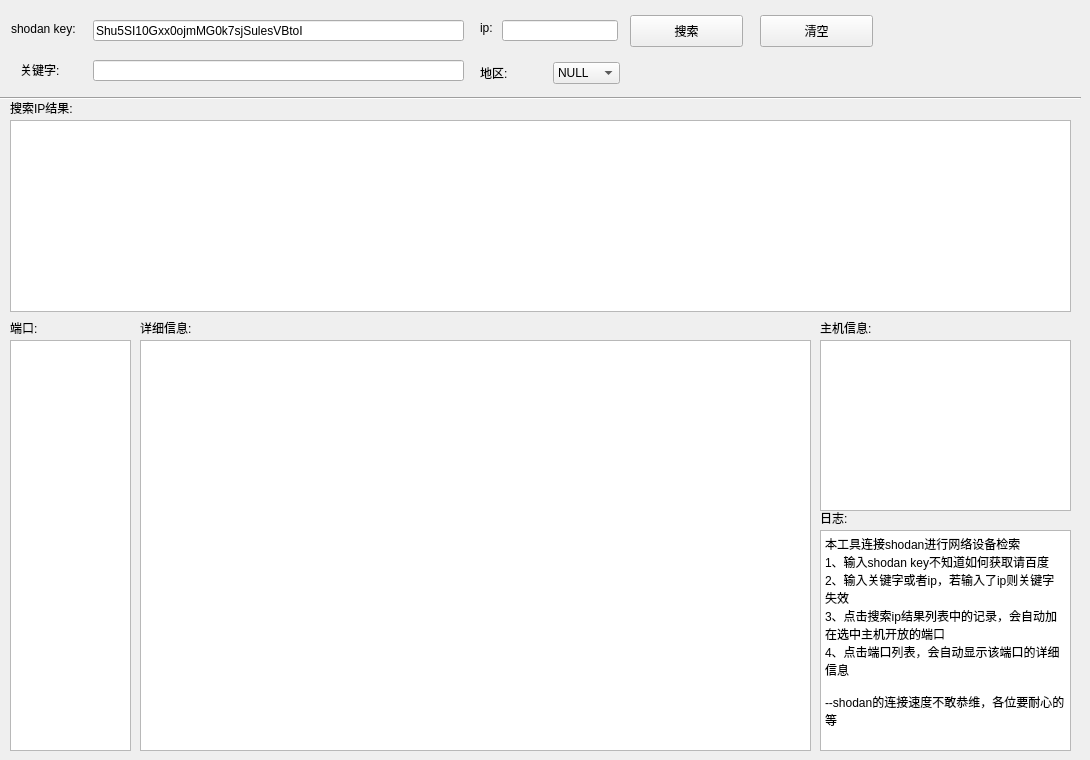
    <widget class="QWidget" name="tab_9">
     <attribute name="title">
      <string>shodan</string>
     </attribute>
     <widget class="QLabel" name="label_41">
      <property name="geometry">
       <rect>
        <x>11</x>
        <y>21</y>
        <width>74</width>
        <height>16</height>
       </rect>
      </property>
      <property name="text">
       <string>shodan key:</string>
      </property>
     </widget>
     <widget class="QLineEdit" name="lineEdit_shodan_key">
      <property name="enabled">
       <bool>true</bool>
      </property>
      <property name="geometry">
       <rect>
        <x>93</x>
        <y>20</y>
        <width>371</width>
        <height>21</height>
       </rect>
      </property>
      <property name="text">
       <string>Shu5SI10Gxx0ojmMG0k7sjSulesVBtoI</string>
      </property>
     </widget>
     <widget class="QLabel" name="label_42">
      <property name="geometry">
       <rect>
        <x>20</x>
        <y>60</y>
        <width>51</width>
        <height>20</height>
       </rect>
      </property>
      <property name="text">
       <string>关键字:</string>
      </property>
     </widget>
     <widget class="QLineEdit" name="lineEdit_shodan_keyword">
      <property name="geometry">
       <rect>
        <x>93</x>
        <y>60</y>
        <width>371</width>
        <height>21</height>
       </rect>
      </property>
     </widget>
     <widget class="QLabel" name="label_shodan_searchresult">
      <property name="geometry">
       <rect>
        <x>10</x>
        <y>100</y>
        <width>201</width>
        <height>16</height>
       </rect>
      </property>
      <property name="text">
       <string>搜索IP结果:</string>
      </property>
     </widget>
     <widget class="QTableView" name="tableView_shodan_searchresult">
      <property name="geometry">
       <rect>
        <x>10</x>
        <y>120</y>
        <width>1061</width>
        <height>192</height>
       </rect>
      </property>
      <property name="showGrid">
       <bool>true</bool>
      </property>
      <property name="gridStyle">
       <enum>Qt::SolidLine</enum>
      </property>
      <property name="sortingEnabled">
       <bool>false</bool>
      </property>
      <property name="wordWrap">
       <bool>true</bool>
      </property>
      <property name="cornerButtonEnabled">
       <bool>true</bool>
      </property>
      <attribute name="horizontalHeaderCascadingSectionResizes">
       <bool>false</bool>
      </attribute>
      <attribute name="horizontalHeaderHighlightSections">
       <bool>true</bool>
      </attribute>
      <attribute name="verticalHeaderShowSortIndicator" stdset="0">
       <bool>false</bool>
      </attribute>
     </widget>
     <widget class="QListWidget" name="listWidget_shodan_port">
      <property name="geometry">
       <rect>
        <x>10</x>
        <y>340</y>
        <width>121</width>
        <height>411</height>
       </rect>
      </property>
     </widget>
     <widget class="QLabel" name="label_44">
      <property name="geometry">
       <rect>
        <x>10</x>
        <y>320</y>
        <width>60</width>
        <height>16</height>
       </rect>
      </property>
      <property name="text">
       <string>端口:</string>
      </property>
     </widget>
     <widget class="QTextEdit" name="textEdit_shodan_fullinfo">
      <property name="geometry">
       <rect>
        <x>140</x>
        <y>340</y>
        <width>671</width>
        <height>411</height>
       </rect>
      </property>
     </widget>
     <widget class="Line" name="line">
      <property name="geometry">
       <rect>
        <x>0</x>
        <y>90</y>
        <width>1081</width>
        <height>16</height>
       </rect>
      </property>
      <property name="orientation">
       <enum>Qt::Horizontal</enum>
      </property>
     </widget>
     <widget class="QLabel" name="label_46">
      <property name="geometry">
       <rect>
        <x>480</x>
        <y>20</y>
        <width>41</width>
        <height>16</height>
       </rect>
      </property>
      <property name="text">
       <string>ip:</string>
      </property>
     </widget>
     <widget class="QLineEdit" name="lineEdit_shodan_ip">
      <property name="geometry">
       <rect>
        <x>502</x>
        <y>20</y>
        <width>116</width>
        <height>21</height>
       </rect>
      </property>
     </widget>
     <widget class="QPushButton" name="pushButton_shodan_search">
      <property name="geometry">
       <rect>
        <x>630</x>
        <y>15</y>
        <width>113</width>
        <height>32</height>
       </rect>
      </property>
      <property name="text">
       <string>搜索</string>
      </property>
     </widget>
     <widget class="QPushButton" name="pushButton_shodan_clear">
      <property name="geometry">
       <rect>
        <x>760</x>
        <y>15</y>
        <width>113</width>
        <height>32</height>
       </rect>
      </property>
      <property name="text">
       <string>清空</string>
      </property>
     </widget>
     <widget class="QWidget" name="layoutWidget">
      <property name="geometry">
       <rect>
        <x>480</x>
        <y>60</y>
        <width>140</width>
        <height>26</height>
       </rect>
      </property>
      <layout class="QHBoxLayout" name="horizontalLayout_8">
       <item>
        <widget class="QLabel" name="label_45">
         <property name="text">
          <string>地区:</string>
         </property>
        </widget>
       </item>
       <item>
        <widget class="QComboBox" name="comboBox_shodan_city">
         <item>
          <property name="text">
           <string>NULL</string>
          </property>
         </item>
         <item>
          <property name="text">
           <string>CN</string>
          </property>
         </item>
        </widget>
       </item>
      </layout>
     </widget>
     <widget class="QLabel" name="label_49">
      <property name="geometry">
       <rect>
        <x>140</x>
        <y>320</y>
        <width>101</width>
        <height>16</height>
       </rect>
      </property>
      <property name="text">
       <string>详细信息:</string>
      </property>
     </widget>
     <widget class="QLabel" name="label_50">
      <property name="geometry">
       <rect>
        <x>820</x>
        <y>510</y>
        <width>101</width>
        <height>16</height>
       </rect>
      </property>
      <property name="text">
       <string>日志:</string>
      </property>
     </widget>
     <widget class="QPlainTextEdit" name="plainTextEdit_shodan_log">
      <property name="geometry">
       <rect>
        <x>820</x>
        <y>530</y>
        <width>251</width>
        <height>221</height>
       </rect>
      </property>
      <property name="readOnly">
       <bool>true</bool>
      </property>
      <property name="plainText">
       <string>本工具连接shodan进行网络设备检索
1、输入shodan key不知道如何获取请百度
2、输入关键字或者ip，若输入了ip则关键字失效
3、点击搜索ip结果列表中的记录，会自动加在选中主机开放的端口
4、点击端口列表，会自动显示该端口的详细信息

--shodan的连接速度不敢恭维，各位要耐心的等</string>
      </property>
     </widget>
     <widget class="QPlainTextEdit" name="plainTextEdit_shodan_hostinfo">
      <property name="geometry">
       <rect>
        <x>820</x>
        <y>340</y>
        <width>251</width>
        <height>171</height>
       </rect>
      </property>
     </widget>
     <widget class="QLabel" name="label_51">
      <property name="geometry">
       <rect>
        <x>820</x>
        <y>320</y>
        <width>101</width>
        <height>16</height>
       </rect>
      </property>
      <property name="text">
       <string>主机信息:</string>
      </property>
     </widget>
    </widget>
